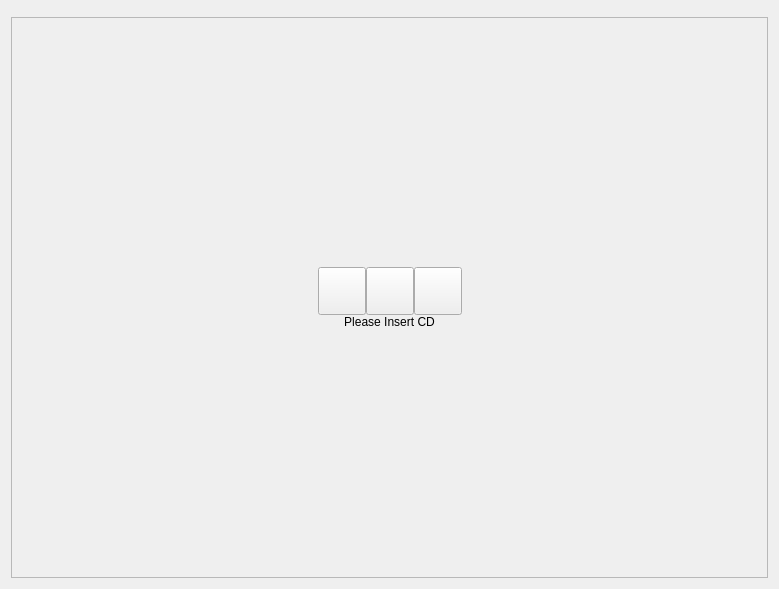
<?xml version="1.0" encoding="UTF-8"?>
<ui version="4.0">
 <class>CDPage</class>
 <widget class="QFrame" name="CDPage">
  <property name="geometry">
   <rect>
    <x>0</x>
    <y>0</y>
    <width>779</width>
    <height>589</height>
   </rect>
  </property>
  <property name="windowTitle">
   <string>Frame</string>
  </property>
  <layout class="QVBoxLayout" name="verticalLayout_3">
   <item>
    <widget class="PlaylistPage" name="playlistPage">
     <property name="frameShape">
      <enum>QFrame::StyledPanel</enum>
     </property>
     <property name="frameShadow">
      <enum>QFrame::Raised</enum>
     </property>
    </widget>
   </item>
   <item>
    <widget class="QFrame" name="tipFrame">
     <property name="frameShape">
      <enum>QFrame::StyledPanel</enum>
     </property>
     <property name="frameShadow">
      <enum>QFrame::Raised</enum>
     </property>
     <layout class="QVBoxLayout" name="verticalLayout_2">
      <property name="spacing">
       <number>0</number>
      </property>
      <property name="leftMargin">
       <number>0</number>
      </property>
      <property name="topMargin">
       <number>0</number>
      </property>
      <property name="rightMargin">
       <number>0</number>
      </property>
      <property name="bottomMargin">
       <number>0</number>
      </property>
      <item>
       <spacer name="verticalSpacer">
        <property name="orientation">
         <enum>Qt::Vertical</enum>
        </property>
        <property name="sizeHint" stdset="0">
         <size>
          <width>20</width>
          <height>242</height>
         </size>
        </property>
       </spacer>
      </item>
      <item>
       <layout class="QVBoxLayout" name="verticalLayout">
        <item>
         <layout class="QHBoxLayout" name="horizontalLayout">
          <property name="spacing">
           <number>0</number>
          </property>
          <item>
           <spacer name="horizontalSpacer">
            <property name="orientation">
             <enum>Qt::Horizontal</enum>
            </property>
            <property name="sizeHint" stdset="0">
             <size>
              <width>40</width>
              <height>20</height>
             </size>
            </property>
           </spacer>
          </item>
          <item>
           <widget class="QToolButton" name="pcButton">
            <property name="minimumSize">
             <size>
              <width>48</width>
              <height>48</height>
             </size>
            </property>
            <property name="maximumSize">
             <size>
              <width>48</width>
              <height>48</height>
             </size>
            </property>
            <property name="text">
             <string/>
            </property>
           </widget>
          </item>
          <item>
           <widget class="QToolButton" name="arrowButton">
            <property name="minimumSize">
             <size>
              <width>48</width>
              <height>48</height>
             </size>
            </property>
            <property name="maximumSize">
             <size>
              <width>48</width>
              <height>48</height>
             </size>
            </property>
            <property name="text">
             <string/>
            </property>
           </widget>
          </item>
          <item>
           <widget class="QToolButton" name="cdButton">
            <property name="minimumSize">
             <size>
              <width>48</width>
              <height>48</height>
             </size>
            </property>
            <property name="maximumSize">
             <size>
              <width>48</width>
              <height>48</height>
             </size>
            </property>
            <property name="text">
             <string/>
            </property>
           </widget>
          </item>
          <item>
           <spacer name="horizontalSpacer_2">
            <property name="orientation">
             <enum>Qt::Horizontal</enum>
            </property>
            <property name="sizeHint" stdset="0">
             <size>
              <width>40</width>
              <height>20</height>
             </size>
            </property>
           </spacer>
          </item>
         </layout>
        </item>
        <item>
         <widget class="QLabel" name="hintLabel">
          <property name="text">
           <string>Please Insert CD</string>
          </property>
          <property name="alignment">
           <set>Qt::AlignCenter</set>
          </property>
         </widget>
        </item>
       </layout>
      </item>
      <item>
       <spacer name="verticalSpacer_2">
        <property name="orientation">
         <enum>Qt::Vertical</enum>
        </property>
        <property name="sizeHint" stdset="0">
         <size>
          <width>20</width>
          <height>240</height>
         </size>
        </property>
       </spacer>
      </item>
     </layout>
    </widget>
   </item>
  </layout>
 </widget>
 <customwidgets>
  <customwidget>
   <class>PlaylistPage</class>
   <extends>QFrame</extends>
   <header>../widget/playlistpage.h</header>
   <container>1</container>
  </customwidget>
 </customwidgets>
 <resources/>
 <connections/>
</ui>
